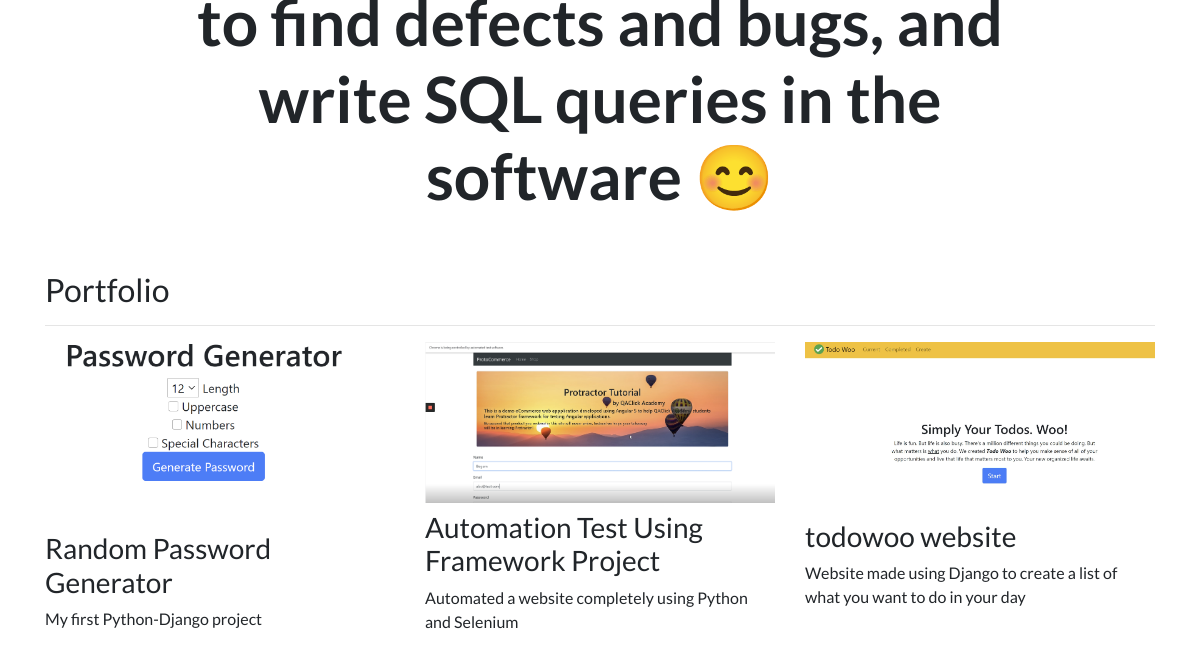
The app's page / (lower part), older data.
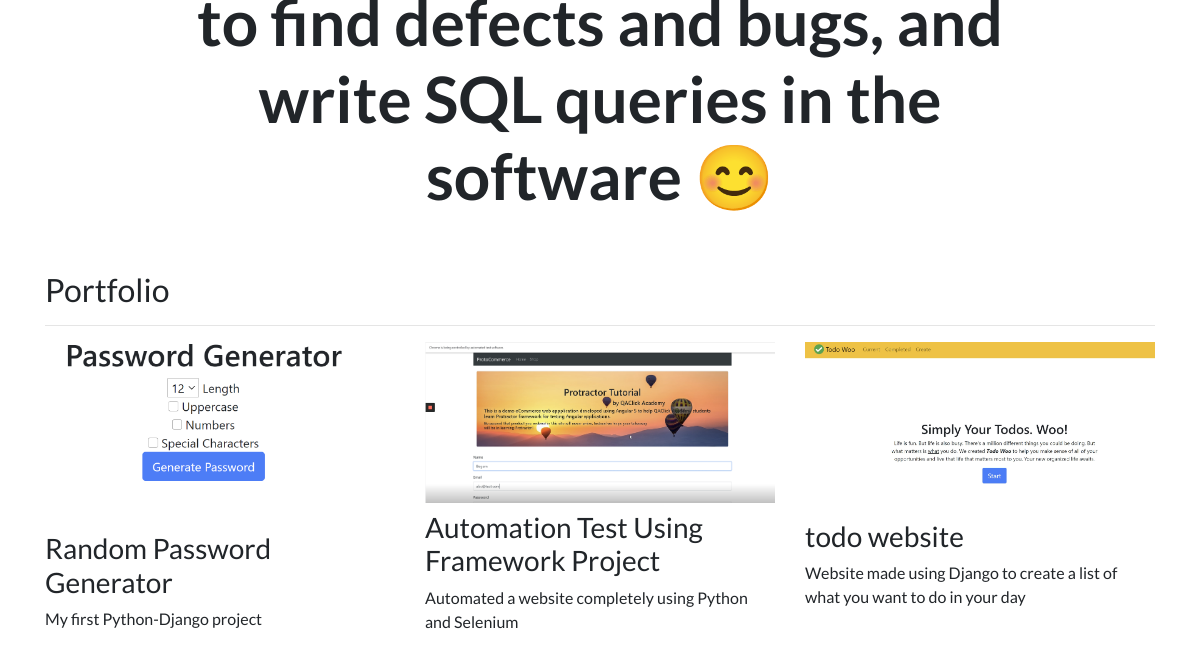
The same page, newer data.
### portfolio/models.py (models this page shows)
class Project(models.Model):
    from django.db import models

### portfolio/views.py (the view)
# urls.py: 2. Add a URL to urlpatterns:  path('', views.home, name='home')
def home(request):
    projects = Project.objects.all()
    return render(request, 'portfolio/home.html', {'projects':projects})

### portfolio/templates/portfolio/home.html (shortened to what this page needs)
{% extends "portfolio/base.html" %}
{% load static %}
{% block content %}
<div class="row justify-content-center mb-3">
  <div class="col-md-9 text-center">
    <h1 id="hometext" class="font-weight-bold">I am a results-oriented Software Development Engineer in Test with experience in Front-end, Middleware,
and Back-end to find defects and bugs, and write SQL queries in the software 😊</h1>
  </div>
</div>
<h2 class="mt-5">Portfolio</h2>
<hr>
<div class="row">
  {% for project in projects %}
  <div class="col-lg-4 col-md-6">
    {% if project.url %}
    <a href="{{ project.url }}" target="_blank">
      <img src="{{ project.image.url }}" class="img-fluid mb-2">
    </a>
    {% else %}
    <img src="{{ project.image.url }}" class="img-fluid mb-2">
    {% endif %}
    <h3>{{ project.title }}</h3>
    <p>{{ project.description }}</p>
  </div>
  {% endfor %}
</div>
{% endblock %}

Row changes from the older to the newer data that the page shows:
changed Project "Website made using Django to create a list of what you want to do in your day": title "todowoo website" → "todo website"
